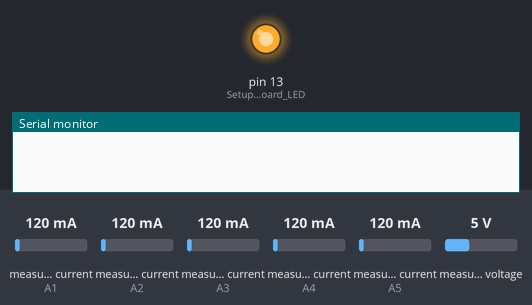
A sketch run on a simulated Arduino Uno, built with avr-gcc and run on an emulated ATmega328P. Parts: output pins drawn as LEDs (lit = HIGH), the last lines printed to the serial monitor. The inputs (shaded band) are chosen by the test bench; at power-on: measured current (sensors on A1, A2, A3, A4, A5) 120 mA, measured voltage 5 V.

Above: at 12.5 s.
At 37.6 s:
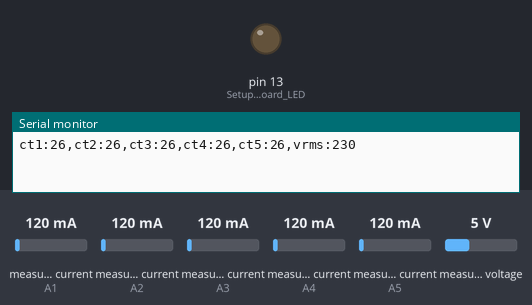
Timing chart, 0 to 65.2 s (numbered marks = the images above):
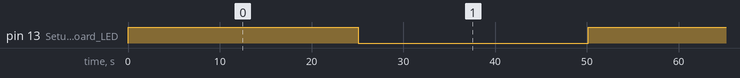

The sketch:

ardiuno.ino
```cpp
#include "EmonLib.h"             // Include Emon Library
#include <SoftwareSerial.h>
#include <ArduinoJson.h>

EnergyMonitor ct1, ct2, ct3, ct4, ct5;
boolean CT1, CT2, CT3, CT4, CT5;
boolean LEDToggle = false;

const float Ical = 45.98; //37.19
const float Vcal = 103.2;
const float Pshift = 1.7;
const int numHalfWavelengths = 300;
const int sampleTimeout = 2000;
const int delayBetweenReadings = 10000;


typedef struct {
  int i1, i2, i3, i4, i5, Vrms;
} PayloadTX;

PayloadTX payload;


// Software Serial for BT
SoftwareSerial Bluetooth(2, 3); // RX, TX

// JSON
StaticJsonDocument<200> jsonDoc;

void setup()
{
  Serial.begin(9600);
  Bluetooth.begin(9600);
  pinMode(13, OUTPUT); // Setup onboard LED

  // Setup current reading
  ct1.current(A1, Ical);
  ct2.current(A2, Ical);
  ct3.current(A3, Ical);
  ct4.current(A4, Ical);
  ct5.current(A5, Ical);

  // Setup Voltage
  ct1.voltage(A0, Vcal, Pshift);
  ct2.voltage(A0, Vcal, Pshift);
  ct3.voltage(A0, Vcal, Pshift);
  ct4.voltage(A0, Vcal, Pshift);
  ct5.voltage(A0, Vcal, Pshift);

}

void loop()
{

  // Flash the LED on every other loop
  LEDToggle = !LEDToggle;
  digitalWrite(13, LEDToggle);

  // Measure each CT
  ct1.calcVI(numHalfWavelengths, sampleTimeout);
  payload.i1 = ct1.realPower;
  payload.Vrms = ct1.Vrms;
  // Use this to get AMPS instead of WATTS
  //payload.i1 = ct1.calcIrms(numHalfWavelengths);

  ct2.calcVI(numHalfWavelengths, sampleTimeout);
  payload.i2 = ct2.realPower;

  ct3.calcVI(numHalfWavelengths, sampleTimeout);
  payload.i3 = ct3.realPower;

  ct4.calcVI(numHalfWavelengths, sampleTimeout);
  payload.i4 = ct4.realPower;

  ct5.calcVI(numHalfWavelengths, sampleTimeout);
  payload.i5 = ct5.realPower;

  // Output to console
  Serial.print("ct1:"); Serial.print(payload.i1);
  Serial.print(",ct2:"); Serial.print(payload.i2);
  Serial.print(",ct3:"); Serial.print(payload.i3);
  Serial.print(",ct4:"); Serial.print(payload.i4);
  Serial.print(",ct5:"); Serial.print(payload.i5);
  Serial.print(",vrms:"); Serial.print(payload.Vrms);
  Serial.println();

  // Format the data for Bluetooth output
  jsonDoc["i1"] = payload.i1;
  jsonDoc["i2"] = payload.i2;
  jsonDoc["i3"] = payload.i3;
  jsonDoc["i4"] = payload.i4;
  jsonDoc["i5"] = payload.i5;
  jsonDoc["Vrms"] = payload.Vrms;

  // Send the data
  serializeJson(jsonDoc, Bluetooth);
  Bluetooth.println();

  // Sleep until next reading
  delay(delayBetweenReadings);

}
```

Measured:
- by itself, pin 13 (Setup_onboard_LED): alternates HIGH for 25.1 s and LOW for 25.1 s
